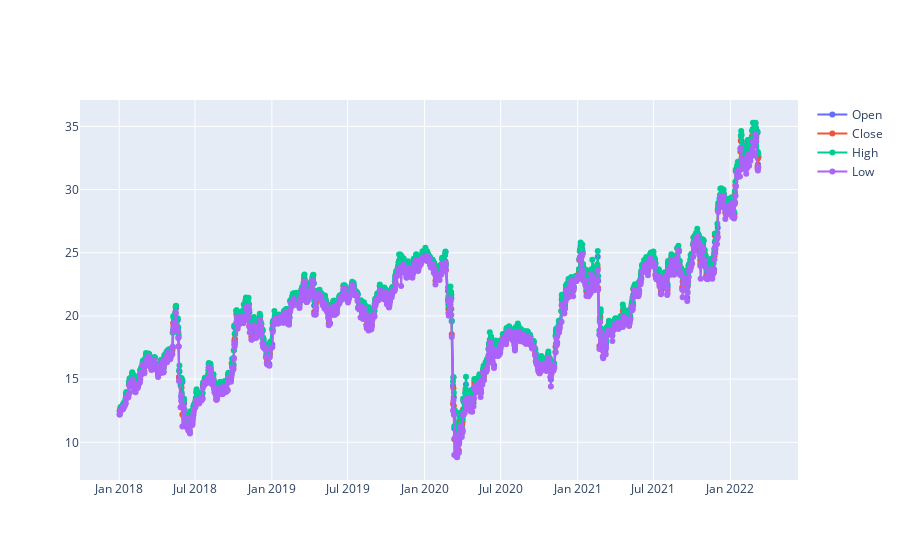

The code cell stored with this chart in its notebook:
### Code cell
plot_lines(df)

### Figure 1 — Plotly figure (JSON) as saved in the notebook; plotly's stock layout.template omitted (floating-point values rounded to 4 significant figures; data arrays with more than 128 entries replaced by an {"elided": "..."} marker saying what was removed)
{"data": [{"mode": "markers+lines", "name": "Open", "type": "scatter", "x": {"elided": "1035 str values"}, "y": {"elided": "1035 float values"}}, {"mode": "markers+lines", "name": "Close", "type": "scatter", "x": {"elided": "1035 str values"}, "y": {"elided": "1035 float values"}}, {"mode": "markers+lines", "name": "High", "type": "scatter", "x": {"elided": "1035 str values"}, "y": {"elided": "1035 float values"}}, {"mode": "markers+lines", "name": "Low", "type": "scatter", "x": {"elided": "1035 str values"}, "y": {"elided": "1035 float values"}}], "layout": {"autosize": true, "xaxis": {"autorange": true, "range": ["2017-09-28 18:44:04.4662", "2022-06-12 05:15:55.5338"], "type": "date"}, "yaxis": {"autorange": true, "range": [6.634, 37.47], "type": "linear"}}}
